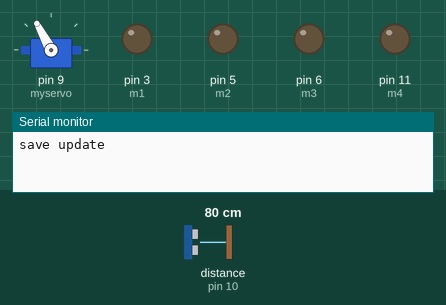
This sketch was run on a simulated Arduino Uno, built with avr-gcc and run on an emulated ATmega328P. Parts: servo, output pins drawn as LEDs (lit = HIGH), the last lines printed to the serial monitor. Wiring (inferred from the names in the program): ultrasonic range finder: trigger pin 8; echo pin 10. The test bench sets the inputs (shaded band); at power-on: distance to the obstacle (sensor on pin 10) 80 cm. The echo pulse lasts 58.3 µs per cm; pins used as bus, display or sensor lines are not drawn.

Above: at 1.2 s.
1.3 s: distance to the obstacle (sensor on pin 10) set to 2 cm
At 3.79 s:
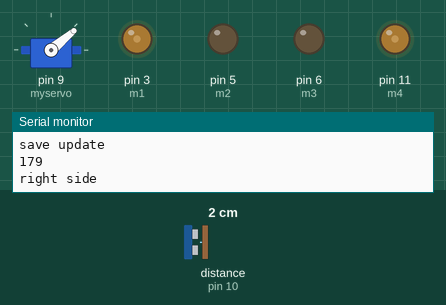
4.3 s: distance to the obstacle (sensor on pin 10) set to 9 cm
7.3 s: distance to the obstacle (sensor on pin 10) set to 250 cm
At 8.4 s:
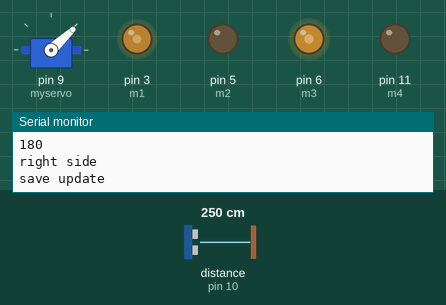
10.3 s: distance to the obstacle (sensor on pin 10) set to 4 cm
At 14.1 s:
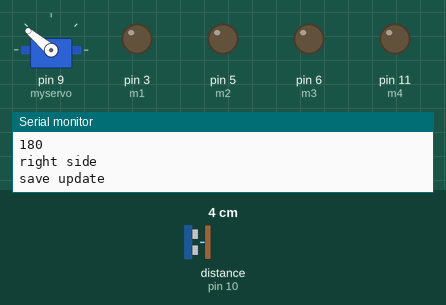
Timing chart, 0 to 14.3 s (numbered marks = the images above; inputs shaded):
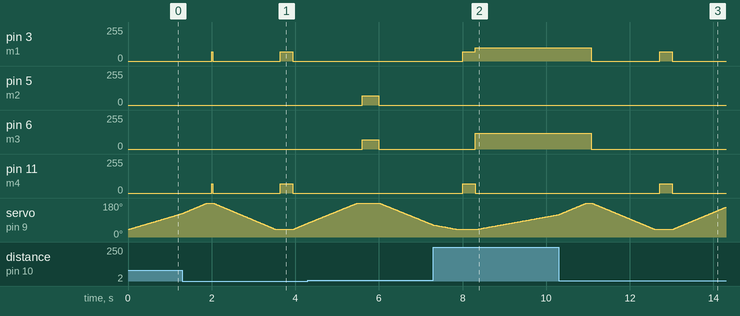

Measured:
- after the input at 1.3 s, pin 3 (m1), pin 11 (m4): 0/255 → 70/255 after 2.3 s, → 0/255 0.30 s later
- after the input at 7.3 s, pin 5 (m2): stays 0/255 (without the input it goes to 70/255 after 2.3 s)
- after the input at 10.3 s, pin 3 (m1): 100/255 → 0/255 after 0.77 s, → 70/255 1.6 s later, → 0/255 0.30 s later; pin 6 (m3): 120/255 → 0/255 after 0.78 s; pin 11 (m4): 0/255 → 70/255 after 2.4 s, → 0/255 0.30 s later

The sketch:

sketch_jan27b.ino
```cpp
int trigpin=8;
int echopin=10;
long duration,distance;
int m1=3,m2=5,m3=6,m4=11;
int sml=1000;
int save;
int sped=70;
#include <Servo.h>
Servo myservo;
int dly=200;
int j,a,i=0;
int cnt=0;
int pos = 0;
int ang;
void setup()
{
   myservo.attach(9);

  pinMode(m1,OUTPUT);
  pinMode(m2,OUTPUT);
  pinMode(m3,OUTPUT);
  pinMode(m4,OUTPUT);
  Serial.begin(9600);
  pinMode(trigpin,OUTPUT);
  pinMode(echopin,INPUT);

}

void loop()
{

  for (pos =40; pos <= 180; pos +=1)
  {
    myservo.write(pos);

     digitalWrite(trigpin,HIGH);
   delayMicroseconds(10);
   digitalWrite(trigpin,LOW);
   duration=pulseIn(echopin,HIGH);
   distance=(duration/2)/29.1;
   //Serial.println(distance);
   delay(10);
   if(distance<sml)
   {
    sml=distance;
    save = pos;
    Serial.println("save update");
   }

}
delay(100);
Serial.println(save);
//myservo.write(save);
//myservo.write(120);
//delay(1000);
//myservo.write(60);
//delay(1000);
if(sml<50)
adj();

sml=1000;


  for (pos =180; pos >= 40; pos -=1)
  {
    myservo.write(pos);

     digitalWrite(trigpin,HIGH);
   delayMicroseconds(10);
   digitalWrite(trigpin,LOW);
   duration=pulseIn(echopin,HIGH);
   distance=(duration/2)/29.1;
   //Serial.println(distance);
   delay(10);
   if(distance<sml)
   {
    sml=distance;
    save = pos;
    Serial.println("save update");
   }

}
delay(100);
Serial.println(save);
//myservo.write(save);
//myservo.write(120);
//delay(1000);
//myservo.write(60);
//delay(1000);
if(sml<50)
adj();
if(distance>=10)
{
  analogWrite(m1,100);
  analogWrite(m2,0);
  analogWrite(m3,120);
  analogWrite(m4,0);

}
else
{
analogWrite(m1,0);
  analogWrite(m2,0);
  analogWrite(m3,0);
  analogWrite(m4,0);
}

sml=1000;
}
void adj()
{
  if(save<=120)
  {
    ang = 120 - save;
      Serial.println("right side");
  digitalWrite(m1,LOW);
  analogWrite(m2,sped);
  analogWrite(m3,sped);
  digitalWrite(m4,LOW);


  }
  else
  {
    ang = save - 120;
      Serial.println("right side");
  analogWrite(m1,sped);
  analogWrite(m2,0);
  analogWrite(m3,0);
  analogWrite(m4,sped);
  }
  for(i=0;i<ang;i++)
  {
    delay(5);
  }

  digitalWrite(m1,LOW);
  digitalWrite(m2,LOW);
  digitalWrite(m3,LOW);
  digitalWrite(m4,LOW);

}
```
